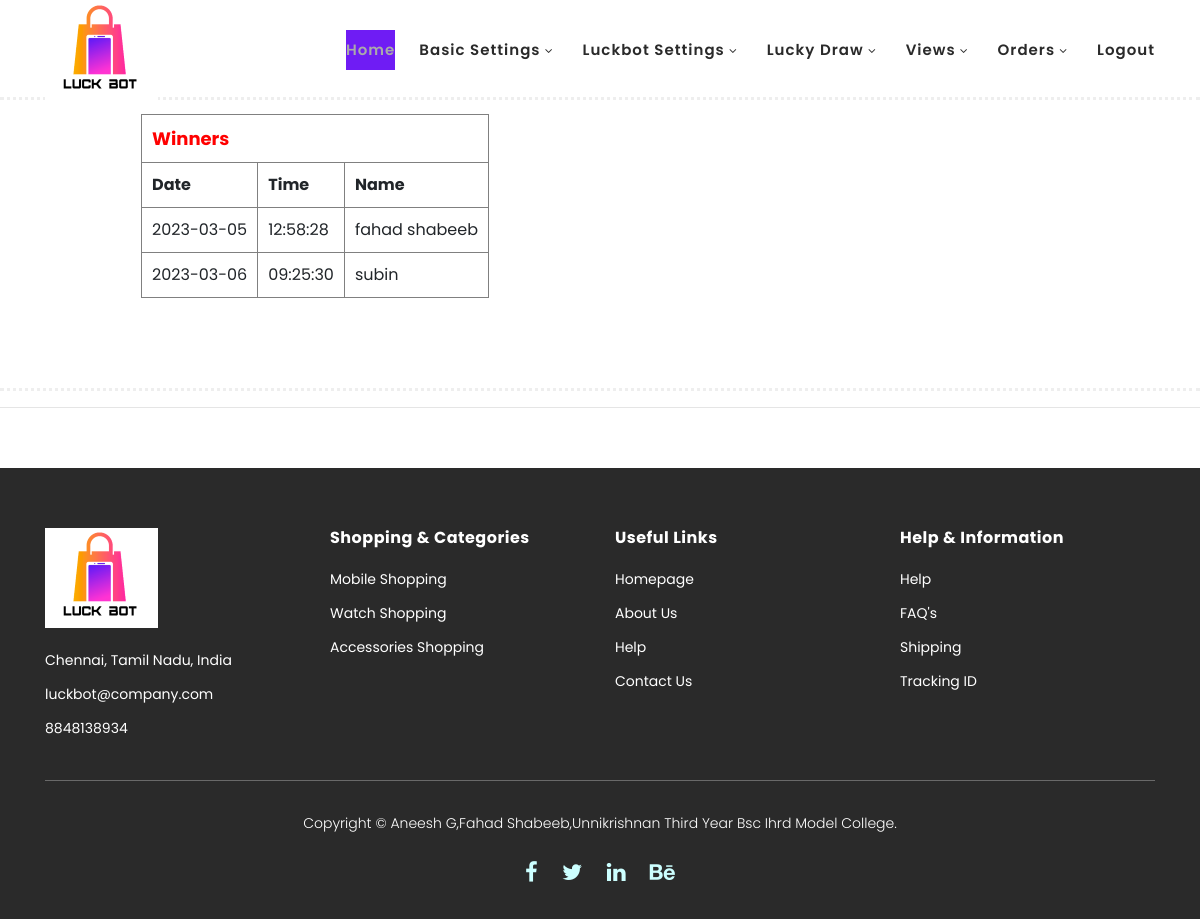
The app's page /adminHome.php?adwinner=1 with its own data.
### tables this page shows
CREATE TABLE IF NOT EXISTS `winner` (
  `wid` int(11) NOT NULL AUTO_INCREMENT,
  `date` date NOT NULL,
  `time` time NOT NULL,
  `name` varchar(100) NOT NULL,
  `lkpid` int(11) NOT NULL,
  `oaid` int(11) NOT NULL,
  `tcid` int(11) NOT NULL,
  `lkoid` int(11) NOT NULL,
  `jid` int(11) NOT NULL,
  `uid` int(11) NOT NULL,
  PRIMARY KEY (`wid`)
);

### adminWinner.php (the view, shortened to what this page needs)
<?php
$servername = "localhost";
$username = "root";
$password = '';
$dbname = "luckbot";
$conn = mysqli_connect($servername,$username,$password,$dbname);
?>
<table border="1" cellpadding="10" cellspacing="10" >
                    <tr>
                       <th colspan="9"><font size="4" color="red">Winners</font></th>
                    </tr>
                    <tr>
                       <th>Date</th>
                       <th>Time</th>
                       <th>Name</th>
                    </tr>
<?php
 $sql='SELECT * FROM winner';
 $result=$conn->query($sql);
 while($row=mysqli_fetch_array($result))
 {
 	$date=$row['date'];
 	$time=$row['time'];
 	$name=$row['name'];
 	?>
 	  <tr>
 	  	<td><?=$date?></td><td><?=$time?></td><td><?=$name?></td>
 	  </tr>
 	  <?php
      }
      ?>
     </table>

### assets/css/templatemo-hexashop.css (style rules this page uses)
html, body, div, span, applet, object, iframe, h1, h2, h3, h4, h5, h6, p, blockquote, div pre, a, abbr, acronym, address, big, cite, code, del, dfn, em, font, img, ins, kbd, q, s, samp, small, strike, strong, sub, sup, tt, var, b, u, i, center, dl, dt, dd, ol, ul, li, figure, header, nav, section, article, aside, footer, figcaption { margin: 0; padding: 0; border: 0; outline: 0; }
* { box-sizing: border-box; }
html, body { font-family: 'Poppins', sans-serif; font-weight: 400; background-color: #fff; font-size: 16px; -ms-text-size-adjust: 100%; -webkit-font-smoothing: antialiased; -moz-osx-font-smoothing: grayscale; }
html, body { background: #fff; font-family: 'Poppins', sans-serif; }

### records on screen
winner: date "2023-03-05", time "12:58:28", name "fahad shabeeb"
winner: date "2023-03-06", time "09:25:30", name "subin"
